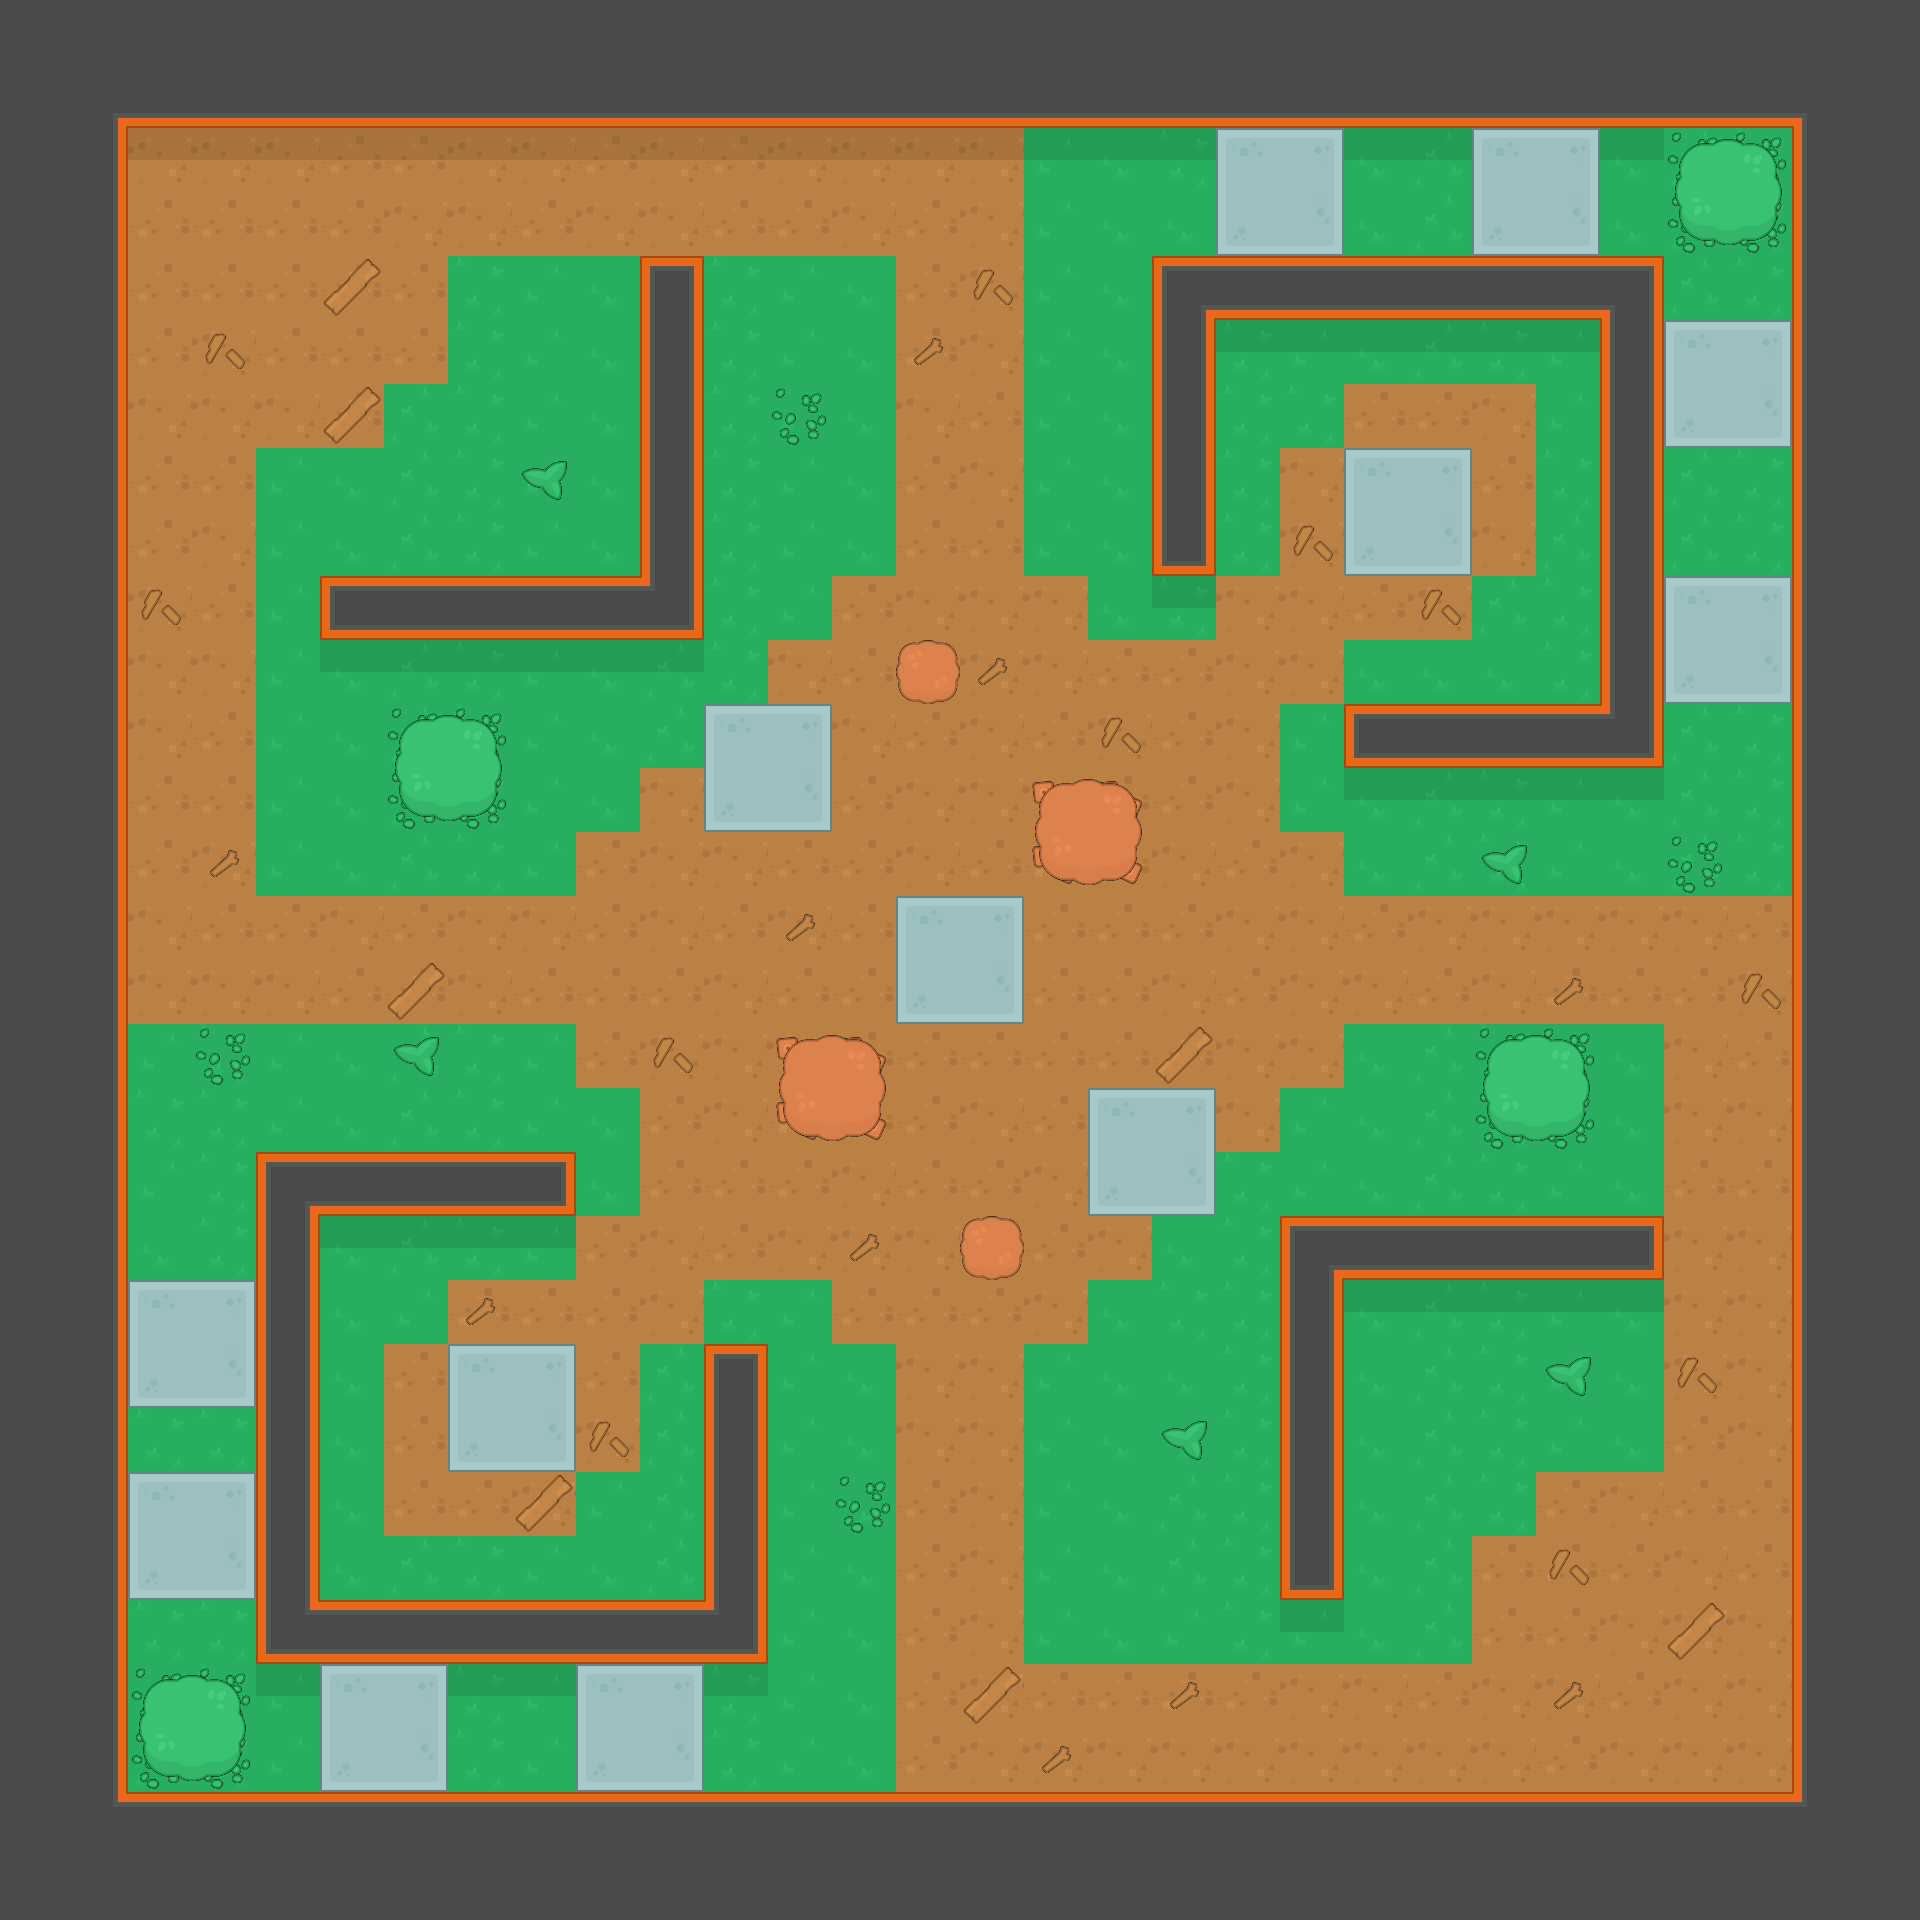

Rendered tile map (Tiled .tmx) drawn with the repository's tilesets; below, a short description and the map source with its tile grids summarised:
An orthogonal 30x30 tile map with 64x64 px tiles, 4 tile layers (Background, Details, Buildings, Overlay) and 37 objects (22x Static, 9x Consumable, 4x Weapon, 2x BotSpawn).

<map version="1.0" tiledversion="1.0.3" orientation="orthogonal" renderorder="right-down" width="30" height="30" tilewidth="64" tileheight="64" nextobjectid="288">
 <tileset firstgid="1" source="tilesheet.tsx" />
 <layer name="Background" width="30" height="30">
  <data>[900 cells, 900 non-empty, 15 distinct tile ids]</data>
 </layer>
 <layer name="Details" width="30" height="30">
  <data>[900 cells, 165 non-empty, 11 distinct tile ids]</data>
 </layer>
 <layer name="Buildings" width="30" height="30">
  <data>[900 cells, 68 non-empty, 10 distinct tile ids]</data>
 </layer>
 <layer name="Overlay" width="30" height="30">
  <data>[900 cells, 26 non-empty, 9 distinct tile ids]</data>
 </layer>
 <objectgroup name="Structures">
  <object id="257" type="Static" x="256" y="1152" width="64" height="512" />
  <object id="258" type="Static" x="256" y="1152" width="319" height="64" />
  <object id="260" type="Static" x="256" y="1600" width="512" height="64" />
  <object id="261" type="Static" x="704" y="1344" width="64" height="320" />
  <object id="262" type="Static" x="1152" y="256" width="512" height="64" />
  <object id="263" type="Static" x="1600" y="256" width="64" height="512" />
  <object id="266" type="Static" x="1344.33" y="704" width="319.667" height="64" />
  <object id="267" type="Static" x="1152" y="256" width="64" height="319.333" />
  <object id="269" type="Static" x="3.0303" y="0" width="124" height="1920" />
  <object id="272" type="Static" x="0" y="0" width="1920" height="126.5" />
  <object id="273" type="Static" x="1792" y="0" width="128" height="1920" />
  <object id="274" type="Static" x="0" y="1792" width="1920" height="128" />
  <object id="275" type="Static" x="640" y="255.333" width="64" height="384.667" />
  <object id="276" type="Static" x="321.333" y="576" width="382.667" height="64" />
  <object id="277" type="Static" x="1280" y="1216" width="382" height="64" />
  <object id="278" type="Static" x="1280" y="1216" width="64" height="383" />
  <object id="281" type="Static" x="813" y="1068.5" width="38" height="38" />
  <object id="283" type="Static" x="1069" y="813" width="38" height="38" />
  <object id="284" type="Static" x="1517" y="1068.5" width="38" height="38" />
  <object id="285" type="Static" x="428" y="748.667" width="38" height="38" />
  <object id="286" type="Static" x="171.667" y="1707.67" width="38" height="38" />
  <object id="287" type="Static" x="1709.17" y="172.5" width="38" height="38" />
 </objectgroup>
 <objectgroup name="Pickups">
  <object id="241" name="armor" type="Consumable" x="358.167" y="1705.83" width="45" height="45">
   <properties>
    <property name="amount" type="int" value="10" />
   </properties>
  </object>
  <object id="242" name="health" type="Consumable" x="616.833" y="1706.5" width="45" height="45">
   <properties>
    <property name="amount" type="int" value="20" />
   </properties>
  </object>
  <object id="243" name="health" type="Consumable" x="168.833" y="1320.5" width="45" height="45">
   <properties>
    <property name="amount" type="int" value="20" />
   </properties>
  </object>
  <object id="244" name="armor" type="Consumable" x="169.5" y="1513.17" width="45" height="45">
   <properties>
    <property name="amount" type="int" value="10" />
   </properties>
  </object>
  <object id="245" name="armor" type="Consumable" x="1704.92" y="358.584" width="45" height="45">
   <properties>
    <property name="amount" type="int" value="10" />
   </properties>
  </object>
  <object id="246" name="armor" type="Consumable" x="1513.08" y="167.75" width="45" height="45">
   <properties>
    <property name="amount" type="int" value="10" />
   </properties>
  </object>
  <object id="247" name="health" type="Consumable" x="1256.75" y="166.25" width="45" height="45">
   <properties>
    <property name="amount" type="int" value="20" />
   </properties>
  </object>
  <object id="248" name="health" type="Consumable" x="1703.42" y="615.083" width="45" height="45">
   <properties>
    <property name="amount" type="int" value="20" />
   </properties>
  </object>
  <object id="249" name="damage" type="Consumable" x="936.833" y="937.833" width="45" height="45">
   <properties>
    <property name="amount" type="float" value="2" />
   </properties>
  </object>
  <object id="251" name="rifle" type="Weapon" x="1384.83" y="489.5" width="45" height="45">
   <properties>
    <property name="bullets" type="int" value="1" />
    <property name="capacity" type="int" value="30" />
    <property name="cooldown" type="float" value="0.1" />
    <property name="damage" type="int" value="4" />
    <property name="knockback" type="float" value="4" />
    <property name="speed" type="float" value="60" />
    <property name="spread" type="float" value="8" />
   </properties>
  </object>
  <object id="252" name="rifle" type="Weapon" x="487.5" y="1385.5" width="45" height="45">
   <properties>
    <property name="bullets" type="int" value="1" />
    <property name="capacity" type="int" value="30" />
    <property name="cooldown" type="float" value="0.1" />
    <property name="damage" type="int" value="4" />
    <property name="knockback" type="float" value="4" />
    <property name="speed" type="float" value="60" />
    <property name="spread" type="float" value="8" />
   </properties>
  </object>
  <object id="253" name="shotgun" type="Weapon" x="1127.5" y="1127.5" width="45" height="45">
   <properties>
    <property name="bullets" type="int" value="7" />
    <property name="capacity" type="int" value="18" />
    <property name="cooldown" type="float" value="1" />
    <property name="damage" type="int" value="1" />
    <property name="knockback" type="float" value="8" />
    <property name="speed" type="float" value="30" />
    <property name="spread" type="float" value="6" />
   </properties>
  </object>
  <object id="254" name="shotgun" type="Weapon" x="742.5" y="745.5" width="45" height="45">
   <properties>
    <property name="bullets" type="int" value="7" />
    <property name="capacity" type="int" value="18" />
    <property name="cooldown" type="float" value="1" />
    <property name="damage" type="int" value="1" />
    <property name="knockback" type="float" value="8" />
    <property name="speed" type="float" value="30" />
    <property name="spread" type="float" value="6" />
   </properties>
  </object>
 </objectgroup>
 <objectgroup name="Spawns">
  <object id="229" name="BotSpawn" type="BotSpawn" x="286.667" y="288" width="64" height="64">
   <properties>
    <property name="health" type="int" value="20" />
   </properties>
  </object>
  <object id="230" name="BotSpawn" type="BotSpawn" x="1567" y="1568" width="64" height="64">
   <properties>
    <property name="health" type="int" value="20" />
   </properties>
  </object>
 </objectgroup>
</map>
